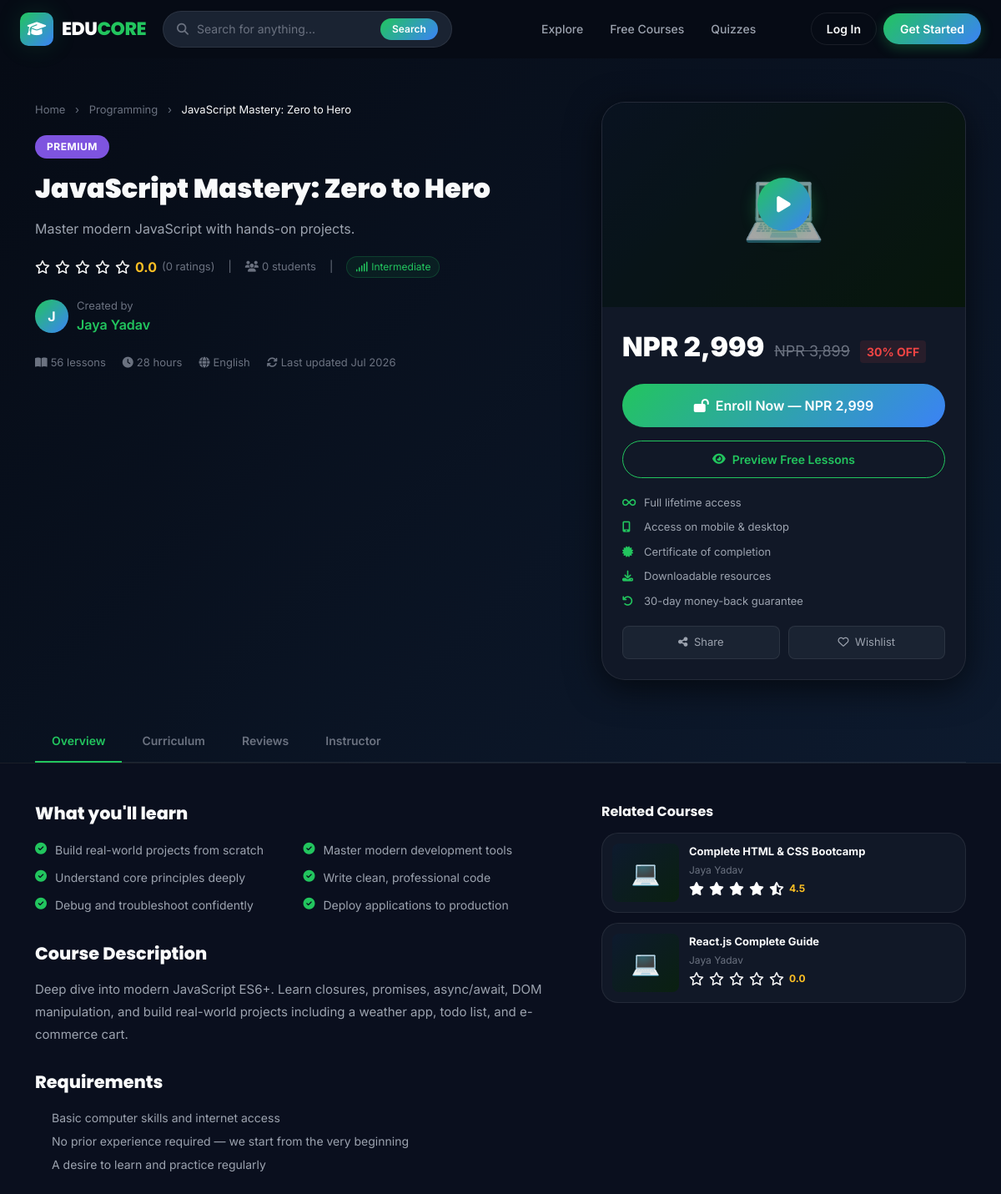
The page /courses/detail.php?id=2 on the database its author committed.
### tables this page shows
CREATE TABLE IF NOT EXISTS courses (
    id INT AUTO_INCREMENT PRIMARY KEY,
    title VARCHAR(255) NOT NULL,
    slug VARCHAR(255) NOT NULL UNIQUE,
    description TEXT,
    short_description VARCHAR(500),
    category_id INT,
    instructor_id INT NOT NULL,
    thumbnail VARCHAR(255) DEFAULT NULL,
    preview_video VARCHAR(255) DEFAULT NULL,
    price DECIMAL(10,2) DEFAULT 0.00,
    type ENUM('free','premium') DEFAULT 'free',
    level ENUM('beginner','intermediate','advanced') DEFAULT 'beginner',
    duration VARCHAR(50) DEFAULT NULL,
    total_lessons INT DEFAULT 0,
    status ENUM('pending','approved','rejected','draft') DEFAULT 'pending',
    is_featured TINYINT(1) DEFAULT 0,
    created_at TIMESTAMP DEFAULT CURRENT_TIMESTAMP,
    updated_at TIMESTAMP DEFAULT CURRENT_TIMESTAMP ON UPDATE CURRENT_TIMESTAMP,
    FOREIGN KEY (category_id) REFERENCES categories(id) ON DELETE SET NULL,
    FOREIGN KEY (instructor_id) REFERENCES users(id) ON DELETE CASCADE
);

CREATE TABLE IF NOT EXISTS categories (
    id INT AUTO_INCREMENT PRIMARY KEY,
    name VARCHAR(100) NOT NULL,
    slug VARCHAR(100) NOT NULL UNIQUE,
    icon VARCHAR(50) DEFAULT 'fas fa-book',
    color VARCHAR(20) DEFAULT '#3B82F6',
    created_at TIMESTAMP DEFAULT CURRENT_TIMESTAMP
);

CREATE TABLE IF NOT EXISTS users (
    id INT AUTO_INCREMENT PRIMARY KEY,
    name VARCHAR(150) NOT NULL,
    email VARCHAR(255) NOT NULL UNIQUE,
    password VARCHAR(255) NOT NULL,
    role ENUM('admin','teacher','student') DEFAULT 'student',
    avatar VARCHAR(255) DEFAULT NULL,
    bio TEXT DEFAULT NULL,
    is_active TINYINT(1) DEFAULT 1,
    is_verified TINYINT(1) DEFAULT 1,
    google_id VARCHAR(255) DEFAULT NULL,
    created_at TIMESTAMP DEFAULT CURRENT_TIMESTAMP,
    updated_at TIMESTAMP DEFAULT CURRENT_TIMESTAMP ON UPDATE CURRENT_TIMESTAMP
);

### courses/detail.php (the view, shortened to what the rows shown need)
<?php
require_once __DIR__ . '/../includes/auth.php';
$db = getDB();
$id = (int)($_GET['id'] ?? 0);
$course = $db->prepare("
    SELECT co.*, u.name as instructor_name, u.bio as instructor_bio,
           cat.name as category_name, cat.slug as category_slug
    FROM courses co
    JOIN users u ON u.id = co.instructor_id
    LEFT JOIN categories cat ON cat.id = co.category_id
    WHERE co.id = ? AND co.status = 'approved'
");
$course->execute([$id]);
$course = $course->fetch();
$rating   = getCourseRating($id);
$enrolled = isLoggedIn() ? isEnrolled($_SESSION['user_id'], $id) : false;
$related = $db->prepare("
    SELECT co.*, u.name as instructor_name, AVG(r.rating) as avg_rating
    FROM courses co JOIN users u ON u.id=co.instructor_id
    LEFT JOIN reviews r ON r.course_id=co.id
    WHERE co.category_id=? AND co.id!=? AND co.status='approved'
    GROUP BY co.id LIMIT 3
");
$related->execute([$course['category_id'], $id]);
$related = $related->fetchAll();
$catIcons = ['Programming'=>'💻','Design'=>'🎨','Business'=>'💼','Music'=>'🎵','Photography'=>'📷','Marketing'=>'📢','Data Science'=>'📊','Personal Dev'=>'🚀'];
$icon = $catIcons[$course['category_name']] ?? '📚';
include __DIR__ . '/../includes/header.php';
?>
<div style="margin-top:70px;">
<div style="background:linear-gradient(135deg,#060b15,#0d1a2e);border-bottom:1px solid var(--border);padding:52px 0 0;">
    <div class="container">
        <div class="row g-5">
            <div class="col-lg-7">
                <nav style="font-size:13px;color:var(--text-muted);margin-bottom:20px;">
                    <a href="<?php echo BASE_URL; ?>/index.php" style="color:var(--text-muted);">Home</a>
                    <span style="margin:0 8px;">›</span>
                    <a href="<?php echo BASE_URL; ?>/courses/index.php?category=<?php echo e($course['category_slug']); ?>" style="color:var(--text-muted);"><?php echo e($course['category_name']); ?></a>
                    <span style="margin:0 8px;">›</span>
                    <span style="color:var(--text-primary);"><?php echo truncate($course['title'],40); ?></span>
                </nav>
                <span class="course-badge badge-<?php echo $course['type']; ?>" style="position:static;font-size:12px;padding:5px 14px;margin-bottom:16px;display:inline-block;"><?php echo strtoupper($course['type']); ?></span>
                <h1 style="font-size:2rem;font-weight:900;line-height:1.25;margin-bottom:16px;"><?php echo e($course['title']); ?></h1>
                <p style="color:var(--text-secondary);font-size:16px;line-height:1.6;margin-bottom:20px;"><?php echo e($course['short_description']); ?></p>
                <div style="display:flex;align-items:center;gap:16px;flex-wrap:wrap;margin-bottom:24px;">
                    <div style="display:flex;align-items:center;gap:6px;">
                        <?php echo renderStars($rating['avg']); ?>
                        <span style="font-weight:700;color:#fbbf24;"><?php echo number_format($rating['avg'],1); ?></span>
                        <span style="color:var(--text-muted);font-size:13px;">(<?php echo $rating['total']; ?> ratings)</span>
                    </div>
                    <span style="color:var(--text-muted);font-size:13px;">|</span>
                    <span style="color:var(--text-muted);font-size:13px;"><i class="fas fa-users me-1"></i><?php
                        $ec=$db->prepare("SELECT COUNT(*) FROM enrollments WHERE course_id=?");
                        $ec->execute([$id]); echo number_format($ec->fetchColumn());
                    ?> students</span>
                    <span style="color:var(--text-muted);font-size:13px;">|</span>
                    <span style="display:inline-flex;align-items:center;gap:4px;font-size:12px;padding:3px 10px;background:rgba(34,197,94,0.08);border:1px solid rgba(34,197,94,0.2);border-radius:50px;color:var(--primary);">
                        <i class="fas fa-signal"></i> <?php echo ucfirst($course['level']); ?>
                    </span>
                </div>
                <div style="display:flex;align-items:center;gap:10px;">
                    <div style="width:40px;height:40px;background:var(--gradient-primary);border-radius:50%;display:flex;align-items:center;justify-content:center;font-weight:700;font-size:16px;color:#fff;">
                        <?php echo strtoupper(substr($course['instructor_name'],0,1)); ?>
                    </div>
                    <div>
                        <div style="font-size:13px;color:var(--text-muted);">Created by</div>
                        <div style="font-weight:600;color:var(--primary);"><?php echo e($course['instructor_name']); ?></div>
                    </div>
                </div>
                <div style="display:flex;gap:20px;margin-top:24px;flex-wrap:wrap;font-size:13px;color:var(--text-muted);">
                    <span><i class="fas fa-book-open me-1"></i><?php echo $course['total_lessons']; ?> lessons</span>
                    <span><i class="fas fa-clock me-1"></i><?php echo e($course['duration']); ?></span>
                    <span><i class="fas fa-globe me-1"></i>English</span>
                    <span><i class="fas fa-sync me-1"></i>Last updated <?php echo date('M Y', strtotime($course['updated_at'])); ?></span>
                </div>
            </div>
            <div class="col-lg-5">
                <div style="position:sticky;top:90px;background:var(--bg-card);border:1px solid var(--border);border-radius:var(--radius-xl);overflow:hidden;box-shadow:var(--shadow-lg);">
                    <div style="aspect-ratio:16/9;background:linear-gradient(135deg,#0d1a2e,#0a2010);display:flex;align-items:center;justify-content:center;font-size:80px;position:relative;">
                        <?php echo $icon; ?>
                        <div style="position:absolute;inset:0;background:rgba(0,0,0,0.3);display:flex;align-items:center;justify-content:center;">
                        </div>
                    </div>
                    <div style="padding:24px;">
                        <div style="display:flex;align-items:baseline;gap:12px;margin-bottom:20px;">
                            <span style="font-size:32px;font-weight:900;<?php echo $course['price']==0?'color:var(--primary)':''; ?>">
                                <?php echo formatPrice($course['price']); ?>
                            </span>
                            <?php if ($course['price'] > 0): ?>
                                <span style="font-size:18px;color:var(--text-muted);text-decoration:line-through;">NPR <?php echo number_format($course['price']*1.3,0); ?></span>
                                <span style="font-size:14px;font-weight:700;color:#ef4444;background:rgba(239,68,68,0.1);padding:3px 8px;border-radius:4px;">30% OFF</span>
                            <?php endif; ?>
                        </div>
                        <?php if ($enrolled): ?>
                            <a href="<?php echo BASE_URL; ?>/dashboard/student.php?tab=courses" class="btn-primary-custom w-100 justify-content-center mb-3" style="font-size:16px;padding:14px;background:rgba(34,197,94,0.15);border:1px solid rgba(34,197,94,0.3);box-shadow:none;color:var(--primary);">
                                <i class="fas fa-play-circle"></i> Continue Learning
                            </a>
                            <div style="text-align:center;font-size:13px;color:var(--primary);"><i class="fas fa-check-circle me-1"></i>You're enrolled in this course</div>
                        <?php elseif ($course['type'] === 'free'): ?>
                            <a href="<?php echo BASE_URL; ?>/courses/enroll.php?id=<?php echo $id; ?>" class="btn-primary-custom w-100 justify-content-center mb-3" style="font-size:16px;padding:14px;">
                                <i class="fas fa-rocket"></i> Enroll For Free
                            </a>
                        <?php else: ?>
                            <a href="<?php echo BASE_URL; ?>/payment/checkout.php?course_id=<?php echo $id; ?>" class="btn-primary-custom w-100 justify-content-center mb-3" style="font-size:16px;padding:14px;">
                                <i class="fas fa-lock-open"></i> Enroll Now — <?php echo formatPrice($course['price']); ?>
                            </a>
                            <a href="<?php echo BASE_URL; ?>/courses/enroll.php?id=<?php echo $id; ?>&preview=1" class="btn-outline-custom w-100 justify-content-center" style="font-size:14px;padding:11px;">
                                <i class="fas fa-eye"></i> Preview Free Lessons
                            </a>
                        <?php endif; ?>
                        <div style="margin-top:20px;display:flex;flex-direction:column;gap:10px;">
                            <?php
                            $perks = [
                                ['fas fa-infinity','Full lifetime access'],
                                ['fas fa-mobile-alt','Access on mobile & desktop'],
                                ['fas fa-certificate','Certificate of completion'],
                                ['fas fa-download','Downloadable resources'],
                                [$course['type']==='free'?'fas fa-gift':'fas fa-undo', $course['type']==='free'?'Completely free':'30-day money-back guarantee'],
                            ];
                            foreach ($perks as [$ic,$label]): ?>
                            <div style="display:flex;align-items:center;gap:10px;font-size:13px;color:var(--text-secondary);">
                            </div>
                            <?php endforeach; ?>
                        </div>
                        <div style="display:flex;gap:10px;margin-top:20px;">
                            <button onclick="copyToClipboard(window.location.href)" style="flex:1;padding:9px;background:var(--bg-input);border:1px solid var(--border);border-radius:8px;color:var(--text-secondary);font-size:13px;cursor:pointer;transition:all 0.2s;" onmouseover="this.style.borderColor='var(--primary)'" onmouseout="this.style.borderColor='var(--border)'">
                            </button>
                            <button style="flex:1;padding:9px;background:var(--bg-input);border:1px solid var(--border);border-radius:8px;color:var(--text-secondary);font-size:13px;cursor:pointer;transition:all 0.2s;" onmouseover="this.style.borderColor='var(--primary)'" onmouseout="this.style.borderColor='var(--border)'">
                            </button>
                        </div>
                    </div>
                </div>
            </div>
        </div>
    </div>
</div>
<div class="container py-5">
    <div class="row g-5">
        <div class="col-lg-7">
            <div id="overview" class="tab-pane-custom">
                <h2 style="font-size:1.3rem;font-weight:800;margin-bottom:20px;">What you'll learn</h2>
                <div style="display:grid;grid-template-columns:1fr 1fr;gap:12px;margin-bottom:36px;">
                    <?php
                    $learns = ['Build real-world projects from scratch','Master modern development tools','Understand core principles deeply','Write clean, professional code','Debug and troubleshoot confidently','Deploy applications to production'];
                    foreach ($learns as $item): ?>
                    <div style="display:flex;align-items:flex-start;gap:10px;font-size:14px;color:var(--text-secondary);">
                    </div>
                    <?php endforeach; ?>
                </div>
                <h2 style="font-size:1.3rem;font-weight:800;margin-bottom:16px;">Course Description</h2>
                <div style="color:var(--text-secondary);line-height:1.8;font-size:15px;" id="descContent">
                    <?php echo nl2br(e($course['description'])); ?>
                </div>
                <h2 style="font-size:1.3rem;font-weight:800;margin:32px 0 16px;">Requirements</h2>
                <ul style="color:var(--text-secondary);font-size:14px;line-height:2;padding-left:20px;">
                    <li>Basic computer skills and internet access</li>
                    <li>No prior experience required — we start from the very beginning</li>
                    <li>A desire to learn and practice regularly</li>
                </ul>
            </div>
        </div>
        <div class="col-lg-5" id="previewSection">
            <div style="display:flex;flex-direction:column;gap:12px;">
            <?php foreach ($related as $rel):
                $icon2 = $catIcons[$course['category_name']] ?? '📚';
                $rr = getCourseRating($rel['id']);
            ?>
            <a href="<?php echo BASE_URL; ?>/courses/detail.php?id=<?php echo $rel['id']; ?>" class="course-card" style="flex-direction:row;padding:12px;gap:12px;">
                <div style="width:80px;height:70px;background:linear-gradient(135deg,#0d1a2e,#0a2010);border-radius:8px;display:flex;align-items:center;justify-content:center;font-size:28px;flex-shrink:0;"><?php echo $icon2; ?></div>
                <div>
                    <div style="font-size:13px;font-weight:700;margin-bottom:4px;color:var(--text-primary);"><?php echo truncate($rel['title'],45); ?></div>
                    <div style="font-size:12px;color:var(--text-muted);"><?php echo e($rel['instructor_name']); ?></div>
                    <div style="display:flex;align-items:center;gap:6px;margin-top:4px;">
                        <?php echo renderStars($rr['avg']); ?>
                        <span style="font-size:12px;color:#fbbf24;font-weight:700;"><?php echo number_format($rr['avg'],1); ?></span>
                    </div>
                </div>
            </a>
            <?php endforeach; ?>
            </div>
        </div>
    </div>
</div>

### includes/auth.php (shortened to what the rows shown need)
<?php
function isLoggedIn() {
    return isset($_SESSION['user_id']) && !empty($_SESSION['user_id']);
}
function getCourseRating($courseId) {
    $db = getDB();
    $stmt = $db->prepare("SELECT AVG(rating) as avg_rating, COUNT(*) as total FROM reviews WHERE course_id = ?");
    $stmt->execute([$courseId]);
    $result = $stmt->fetch();
    return [
        'avg'   => round($result['avg_rating'] ?? 0, 1),
        'total' => (int)($result['total'] ?? 0)
    ];
}
function formatPrice($price) {
    return 'NPR ' . number_format($price, 0);
}
function renderStars($rating, $max = 5) {
    $html = '';
    for ($i = 1; $i <= $max; $i++) {
        if ($i <= $rating) {
            $html .= '<i class="fas fa-star text-yellow-400"></i>';
        } elseif ($i - 0.5 <= $rating) {
            $html .= '<i class="fas fa-star-half-alt text-yellow-400"></i>';
        } else {
            $html .= '<i class="far fa-star text-gray-400"></i>';
        }
    }
    return $html;
}
function e($str) {
    return htmlspecialchars($str ?? '', ENT_QUOTES, 'UTF-8');
}
function truncate($text, $length = 100) {
    return strlen($text) > $length ? substr($text, 0, $length) . '...' : $text;
}
?>

### rows shown on the page
courses: category.name "Programming", title "JavaScript Mastery: Zero to Hero", type "PREMIUM", short_description "Master modern JavaScript with hands-on projects.", level "Intermediate", instructor.name "J", instructor.name "Jaya Yadav", total_lessons "56", duration "28 hours", updated_at "Jul 2026", category.name "💻", price "NPR 2,999", $course['price']*1.3 "3,899", description "Deep dive into modern JavaScript ES6+. Learn closures, promises, async/await, DOM manipulation, and build real-world projects including a weather app, todo list, and e-commerce cart."
courses: category.name "💻", title "Complete HTML & CSS Bootcamp", instructor.name "Jaya Yadav", avg "4.5"
courses: category.name "💻", title "React.js Complete Guide", instructor.name "Jaya Yadav", avg "0.0"

### other values the page prints
$rating['avg'] "0.0"
$rating['total'] "0"
$ec->fetchColumn() "0"
$label "Full lifetime access"
$label "Access on mobile & desktop"
$label "Certificate of completion"
$label "Downloadable resources"
$label "30-day money-back guarantee"
$label "Overview"
$label "Curriculum"
$label "Reviews"
$label "Instructor"
$item "Build real-world projects from scratch"
$item "Master modern development tools"
$item "Understand core principles deeply"
